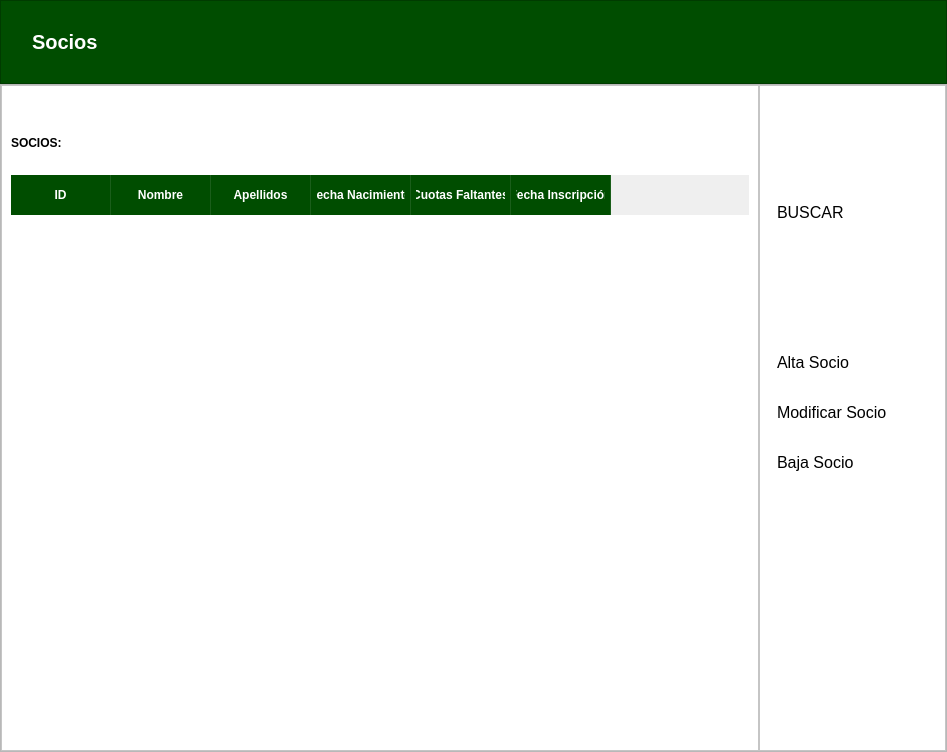
      <widget class="QWidget" name="page_4">
       <layout class="QVBoxLayout" name="verticalLayout_3" stretch="1,8">
        <property name="spacing">
         <number>0</number>
        </property>
        <property name="leftMargin">
         <number>0</number>
        </property>
        <property name="topMargin">
         <number>0</number>
        </property>
        <property name="rightMargin">
         <number>0</number>
        </property>
        <property name="bottomMargin">
         <number>0</number>
        </property>
        <item>
         <widget class="QFrame" name="frame_superior_2">
          <property name="styleSheet">
           <string notr="true">#frame_superior_2{
	background-color: #004d00
}

#titulo_2{
	color: white; 
	font-size: 20px; 
	font-weight: bold; 
}</string>
          </property>
          <property name="frameShape">
           <enum>QFrame::StyledPanel</enum>
          </property>
          <property name="frameShadow">
           <enum>QFrame::Raised</enum>
          </property>
          <layout class="QHBoxLayout" name="horizontalLayout_3">
           <property name="leftMargin">
            <number>15</number>
           </property>
           <item>
            <widget class="QLabel" name="label_2">
             <property name="minimumSize">
              <size>
               <width>10</width>
               <height>20</height>
              </size>
             </property>
             <property name="maximumSize">
              <size>
               <width>30</width>
               <height>40</height>
              </size>
             </property>
             <property name="text">
              <string/>
             </property>
             <property name="pixmap">
              <pixmap>img/persona.webp</pixmap>
             </property>
             <property name="scaledContents">
              <bool>true</bool>
             </property>
            </widget>
           </item>
           <item>
            <widget class="QLabel" name="titulo_2">
             <property name="text">
              <string>Socios</string>
             </property>
            </widget>
           </item>
           <item>
            <spacer name="horizontalSpacer_2">
             <property name="orientation">
              <enum>Qt::Horizontal</enum>
             </property>
             <property name="sizeHint" stdset="0">
              <size>
               <width>839</width>
               <height>20</height>
              </size>
             </property>
            </spacer>
           </item>
          </layout>
         </widget>
        </item>
        <item>
         <widget class="QFrame" name="frame_2">
          <property name="frameShape">
           <enum>QFrame::StyledPanel</enum>
          </property>
          <property name="frameShadow">
           <enum>QFrame::Raised</enum>
          </property>
          <layout class="QHBoxLayout" name="horizontalLayout_7" stretch="0,0">
           <property name="spacing">
            <number>0</number>
           </property>
           <property name="leftMargin">
            <number>0</number>
           </property>
           <property name="topMargin">
            <number>0</number>
           </property>
           <property name="rightMargin">
            <number>0</number>
           </property>
           <property name="bottomMargin">
            <number>0</number>
           </property>
           <item>
            <widget class="QFrame" name="frame_6">
             <property name="styleSheet">
              <string notr="true">.QFrame{
	background-color:white;
}
</string>
             </property>
             <property name="frameShape">
              <enum>QFrame::StyledPanel</enum>
             </property>
             <property name="frameShadow">
              <enum>QFrame::Raised</enum>
             </property>
             <layout class="QVBoxLayout" name="verticalLayout_8">
              <property name="spacing">
               <number>25</number>
              </property>
              <property name="topMargin">
               <number>50</number>
              </property>
              <item>
               <widget class="QLabel" name="label_5">
                <property name="font">
                 <font>
                  <pointsize>9</pointsize>
                  <weight>75</weight>
                  <bold>true</bold>
                 </font>
                </property>
                <property name="text">
                 <string>SOCIOS:</string>
                </property>
               </widget>
              </item>
              <item>
               <widget class="QTableWidget" name="tabla_socios">
                <property name="styleSheet">
                 <string notr="true">QTableWidget {
	background-color:white;
    gridline-color: #dcdcdc; /* Color de las líneas de la cuadrícula */
    border: none;
    alternate-background-color: #efefef; /* Color de las filas grises */
    selection-background-color: #a8d5a2; /* Color cuando seleccionas una fila */
    color: #333333; /* Color del texto de los datos */
}

/* Estilo de los encabezados (La parte superior verde) */
QHeaderView::section {
    background-color: #004d00; /* Verde oscuro como el de tu banner */
    color: white;
    padding: 5px;
    font-weight: bold;
    border: none;
    border-right: 1px solid #1a5e1a; /* Línea divisoria entre columnas */
    height: 30px;
}

/* Estilo para que los datos se vean más limpios */
QTableWidget::item {
    padding: 5px;
}</string>
                </property>
                <property name="alternatingRowColors">
                 <bool>true</bool>
                </property>
                <attribute name="verticalHeaderVisible">
                 <bool>false</bool>
                </attribute>
                <column>
                 <property name="text">
                  <string>ID</string>
                 </property>
                </column>
                <column>
                 <property name="text">
                  <string>Nombre</string>
                 </property>
                </column>
                <column>
                 <property name="text">
                  <string>Apellidos</string>
                 </property>
                </column>
                <column>
                 <property name="text">
                  <string>Fecha Nacimiento</string>
                 </property>
                </column>
                <column>
                 <property name="text">
                  <string>Cuotas Faltantes</string>
                 </property>
                </column>
                <column>
                 <property name="text">
                  <string>Fecha Inscripción</string>
                 </property>
                </column>
               </widget>
              </item>
             </layout>
            </widget>
           </item>
           <item>
            <widget class="QFrame" name="frame_busqueda_2">
             <property name="styleSheet">
              <string notr="true">#frame_busqueda_2{
background-color: #FFFFFF;
}

QPushButton {
    background-color: transparent;
    text-align: left;
    padding: 8px;
    font-size: 16px;
    border: none;
}

/* Efecto cuando pasas el ratón por encima */
QPushButton:hover {
    background-color: #efefef;
}</string>
             </property>
             <property name="frameShape">
              <enum>QFrame::StyledPanel</enum>
             </property>
             <property name="frameShadow">
              <enum>QFrame::Raised</enum>
             </property>
             <layout class="QVBoxLayout" name="verticalLayout_7">
              <property name="spacing">
               <number>15</number>
              </property>
              <property name="rightMargin">
               <number>50</number>
              </property>
              <item>
               <spacer name="verticalSpacer_2">
                <property name="orientation">
                 <enum>Qt::Vertical</enum>
                </property>
                <property name="sizeType">
                 <enum>QSizePolicy::Fixed</enum>
                </property>
                <property name="sizeHint" stdset="0">
                 <size>
                  <width>20</width>
                  <height>100</height>
                 </size>
                </property>
               </spacer>
              </item>
              <item>
               <widget class="QPushButton" name="btn_buscarSocios">
                <property name="text">
                 <string>BUSCAR</string>
                </property>
                <property name="icon">
                 <iconset>
                  <normaloff>img/lupa.png</normaloff>img/lupa.png</iconset>
                </property>
               </widget>
              </item>
              <item>
               <spacer name="verticalSpacer_3">
                <property name="orientation">
                 <enum>Qt::Vertical</enum>
                </property>
                <property name="sizeType">
                 <enum>QSizePolicy::Fixed</enum>
                </property>
                <property name="sizeHint" stdset="0">
                 <size>
                  <width>20</width>
                  <height>100</height>
                 </size>
                </property>
               </spacer>
              </item>
              <item>
               <widget class="QPushButton" name="btn_altaSocios">
                <property name="text">
                 <string>Alta Socio</string>
                </property>
                <property name="icon">
                 <iconset>
                  <normaloff>img/anadir.png</normaloff>img/anadir.png</iconset>
                </property>
               </widget>
              </item>
              <item>
               <widget class="QPushButton" name="btn_modificarSocios">
                <property name="text">
                 <string>Modificar Socio</string>
                </property>
                <property name="icon">
                 <iconset>
                  <normaloff>img/editar.png</normaloff>img/editar.png</iconset>
                </property>
               </widget>
              </item>
              <item>
               <widget class="QPushButton" name="btn_bajaSocios">
                <property name="text">
                 <string>Baja Socio</string>
                </property>
                <property name="icon">
                 <iconset>
                  <normaloff>img/borrar.png</normaloff>img/borrar.png</iconset>
                </property>
               </widget>
              </item>
              <item>
               <spacer name="verticalSpacer_4">
                <property name="orientation">
                 <enum>Qt::Vertical</enum>
                </property>
                <property name="sizeHint" stdset="0">
                 <size>
                  <width>20</width>
                  <height>301</height>
                 </size>
                </property>
               </spacer>
              </item>
             </layout>
            </widget>
           </item>
          </layout>
         </widget>
        </item>
       </layout>
      </widget>
